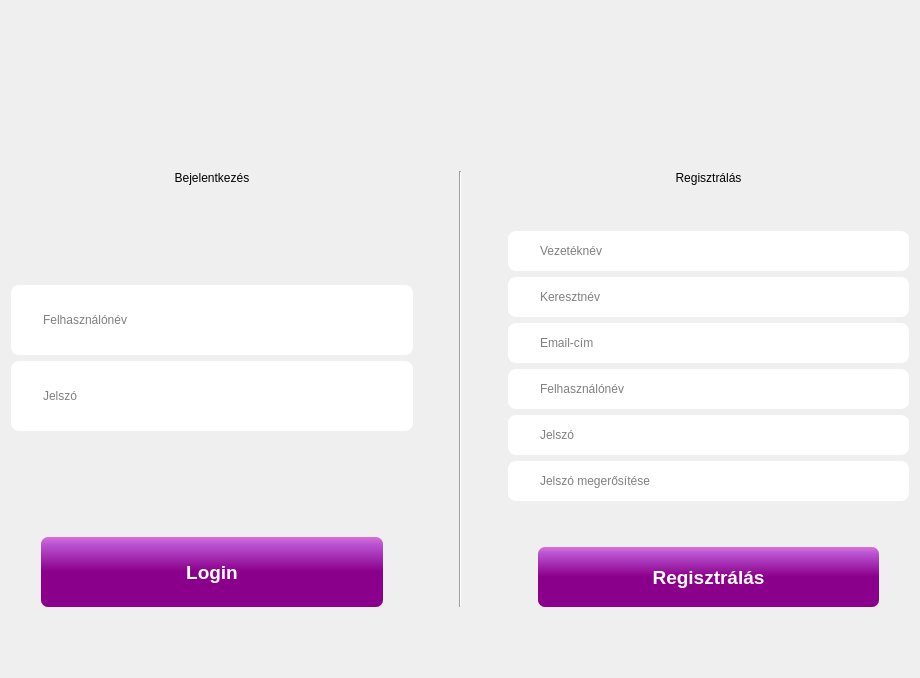
<?xml version="1.0" encoding="UTF-8"?>
<ui version="4.0">
 <class>MainWindow</class>
 <widget class="QMainWindow" name="MainWindow">
  <property name="geometry">
   <rect>
    <x>0</x>
    <y>0</y>
    <width>920</width>
    <height>678</height>
   </rect>
  </property>
  <property name="minimumSize">
   <size>
    <width>500</width>
    <height>500</height>
   </size>
  </property>
  <property name="maximumSize">
   <size>
    <width>16777215</width>
    <height>16777215</height>
   </size>
  </property>
  <property name="windowTitle">
   <string>Login</string>
  </property>
  <property name="windowIcon">
   <iconset resource="resource.qrc">
    <normaloff>:/resource/img/quizzyLogoTransparent.png</normaloff>:/resource/img/quizzyLogoTransparent.png</iconset>
  </property>
  <property name="toolButtonStyle">
   <enum>Qt::ToolButtonIconOnly</enum>
  </property>
  <property name="dockNestingEnabled">
   <bool>false</bool>
  </property>
  <widget class="QWidget" name="centralWidget">
   <property name="styleSheet">
    <string notr="true">/*QWidget#centralWidget{background-color: qlineargradient(spread:pad, x1:0, y1:0, x2:1, y2:1, stop:0 rgba(173, 83, 137, 255), stop:1 rgba(60, 16, 83, 255));}*/

/* további lehetséges hátterek:
border-image: url(:/resource/img/bckg_5.jpg);
border-image: url(:/resource/img/bckg_7.jpg);
border-image: url(:/resource/img/bckg_10.jpg);
*/

QWidget#centralWidget
{
/*background-image: url(:/resource/img/backg_1.jpg);*/
border-image: url(:/resource/img/backg_1.jpg);
background-repeat: no-repeat, repeat;
bacground-position: center;
/*background-size: cover;
position: relative;*/
}

QPushButton:hover
{
   background-color:white;
}</string>
   </property>
   <layout class="QGridLayout" name="gridLayout">
    <item row="0" column="0">
     <layout class="QVBoxLayout" name="verticalLayout_3">
      <item>
       <layout class="QHBoxLayout" name="horizontalLayout_2">
        <item>
         <spacer name="horizontalSpacer_5">
          <property name="orientation">
           <enum>Qt::Horizontal</enum>
          </property>
          <property name="sizeHint" stdset="0">
           <size>
            <width>40</width>
            <height>20</height>
           </size>
          </property>
         </spacer>
        </item>
        <item>
         <spacer name="horizontalSpacer_3">
          <property name="orientation">
           <enum>Qt::Horizontal</enum>
          </property>
          <property name="sizeType">
           <enum>QSizePolicy::MinimumExpanding</enum>
          </property>
          <property name="sizeHint" stdset="0">
           <size>
            <width>150</width>
            <height>20</height>
           </size>
          </property>
         </spacer>
        </item>
        <item>
         <widget class="QLabel" name="label_4">
          <property name="sizePolicy">
           <sizepolicy hsizetype="Expanding" vsizetype="Expanding">
            <horstretch>0</horstretch>
            <verstretch>0</verstretch>
           </sizepolicy>
          </property>
          <property name="maximumSize">
           <size>
            <width>180</width>
            <height>181</height>
           </size>
          </property>
          <property name="styleSheet">
           <string notr="true">
</string>
          </property>
          <property name="text">
           <string/>
          </property>
          <property name="pixmap">
           <pixmap resource="resource.qrc">:/resource/img/loginTrans3.png</pixmap>
          </property>
          <property name="scaledContents">
           <bool>true</bool>
          </property>
          <property name="alignment">
           <set>Qt::AlignCenter</set>
          </property>
         </widget>
        </item>
        <item>
         <spacer name="horizontalSpacer_7">
          <property name="orientation">
           <enum>Qt::Horizontal</enum>
          </property>
          <property name="sizeHint" stdset="0">
           <size>
            <width>40</width>
            <height>20</height>
           </size>
          </property>
         </spacer>
        </item>
        <item>
         <spacer name="horizontalSpacer_6">
          <property name="orientation">
           <enum>Qt::Horizontal</enum>
          </property>
          <property name="sizeHint" stdset="0">
           <size>
            <width>40</width>
            <height>20</height>
           </size>
          </property>
         </spacer>
        </item>
       </layout>
      </item>
      <item>
       <layout class="QHBoxLayout" name="horizontalLayout">
        <item>
         <layout class="QVBoxLayout" name="verticalLayout">
          <item>
           <widget class="QLabel" name="label_2">
            <property name="styleSheet">
             <string notr="true">font: bold 14pt &quot;MS Shell Dlg 2&quot;;</string>
            </property>
            <property name="text">
             <string>Bejelentkezés</string>
            </property>
            <property name="alignment">
             <set>Qt::AlignCenter</set>
            </property>
           </widget>
          </item>
          <item>
           <spacer name="verticalSpacer_2">
            <property name="orientation">
             <enum>Qt::Vertical</enum>
            </property>
            <property name="sizeHint" stdset="0">
             <size>
              <width>20</width>
              <height>40</height>
             </size>
            </property>
           </spacer>
          </item>
          <item>
           <widget class="QLineEdit" name="usernameLogin">
            <property name="sizePolicy">
             <sizepolicy hsizetype="Expanding" vsizetype="Expanding">
              <horstretch>0</horstretch>
              <verstretch>0</verstretch>
             </sizepolicy>
            </property>
            <property name="maximumSize">
             <size>
              <width>500</width>
              <height>70</height>
             </size>
            </property>
            <property name="cursor">
             <cursorShape>IBeamCursor</cursorShape>
            </property>
            <property name="mouseTracking">
             <bool>true</bool>
            </property>
            <property name="contextMenuPolicy">
             <enum>Qt::DefaultContextMenu</enum>
            </property>
            <property name="toolTip">
             <string/>
            </property>
            <property name="autoFillBackground">
             <bool>false</bool>
            </property>
            <property name="styleSheet">
             <string notr="true">/*
background-image: url(:/resource/img/kicsi_login_szurke.png);
background-repeat: no-repeat, repeat;
background-attachment: fixed;
background-position:  left;

padding-left: 30px;
text-align:justify; 
letter-spacing: 10px;
font: 14pt &quot;MS Shell Dlg 2&quot;;*/

QLineEdit {
background-image: url(:/resource/img/kicsi_user_login.png);
/*background-image: url(:/resource/img/kicsi_login_szurke.png);*/
background-repeat: no-repeat;
padding-left:10px;
background-attachment: fixed;
background-position:  left;

padding: 1px;
border-style: solid;
/*border: 2px solid gray;*/
border-radius: 8px;

padding-left: 30px;
text-align:justify; 
/* letter-spacing: 10px; /* valamiért nem akar működni ez */
font: 14pt &quot;MS Shell Dlg 2&quot;;
}
</string>
            </property>
            <property name="inputMethodHints">
             <set>Qt::ImhNone</set>
            </property>
            <property name="text">
             <string/>
            </property>
            <property name="placeholderText">
             <string>Felhasználónév</string>
            </property>
           </widget>
          </item>
          <item>
           <widget class="QLineEdit" name="passwordLogin">
            <property name="sizePolicy">
             <sizepolicy hsizetype="Expanding" vsizetype="Expanding">
              <horstretch>0</horstretch>
              <verstretch>0</verstretch>
             </sizepolicy>
            </property>
            <property name="minimumSize">
             <size>
              <width>0</width>
              <height>0</height>
             </size>
            </property>
            <property name="maximumSize">
             <size>
              <width>500</width>
              <height>70</height>
             </size>
            </property>
            <property name="styleSheet">
             <string notr="true">/*
background-image: url(:/resource/img/lock_icon.png);
background-repeat: no-repeat, repeat;
background-attachment: fixed;
background-position:  left;*/

/*
padding-left: 30px;
text-align:justify; 
letter-spacing: 10px;
font: 14pt &quot;MS Shell Dlg 2&quot;;*/

QLineEdit {
background-image: url(:/resource/img/lock_icon.png);
background-repeat: no-repeat;
background-attachment: fixed;
background-position:  left;

padding: 1px;
border-style: solid;
/*border: 2px solid gray;*/
border-radius: 8px;

padding-left: 30px;
text-align:justify; 
/* letter-spacing: 10px; /* valamiért nem akar működni ez */
font: 14pt &quot;MS Shell Dlg 2&quot;;
}</string>
            </property>
            <property name="echoMode">
             <enum>QLineEdit::Password</enum>
            </property>
            <property name="readOnly">
             <bool>false</bool>
            </property>
            <property name="placeholderText">
             <string>Jelszó</string>
            </property>
           </widget>
          </item>
          <item>
           <spacer name="verticalSpacer">
            <property name="orientation">
             <enum>Qt::Vertical</enum>
            </property>
            <property name="sizeType">
             <enum>QSizePolicy::MinimumExpanding</enum>
            </property>
            <property name="sizeHint" stdset="0">
             <size>
              <width>20</width>
              <height>100</height>
             </size>
            </property>
           </spacer>
          </item>
          <item>
           <widget class="QPushButton" name="pushButton_2">
            <property name="sizePolicy">
             <sizepolicy hsizetype="Expanding" vsizetype="Expanding">
              <horstretch>0</horstretch>
              <verstretch>0</verstretch>
             </sizepolicy>
            </property>
            <property name="minimumSize">
             <size>
              <width>0</width>
              <height>60</height>
             </size>
            </property>
            <property name="maximumSize">
             <size>
              <width>500</width>
              <height>70</height>
             </size>
            </property>
            <property name="font">
             <font>
              <family>MS Shell Dlg 2</family>
              <pointsize>14</pointsize>
              <weight>75</weight>
              <italic>false</italic>
              <bold>true</bold>
             </font>
            </property>
            <property name="styleSheet">
             <string notr="true">
QPushButton {
color: white;
font: bold 14pt &quot;MS Shell Dlg 2&quot;;
letter-spacing: .4rem;
background-color: QLinearGradient( x1: 0, y1: 0, x2: 0, y2: 1, stop: 0 #da70d6, stop: 0.1 #ba55d3,  stop: 0.49 #8b008b );
border-radius: 7;
margin-left:30px;
margin-right:30px;
/*ccc*/
}
QPushButton:hover {
background-color: QLinearGradient( x1: 0, y1: 0, x2: 0, y2: 1, stop: 0 #D7BDE2, stop: 0.1 #C39BD3,  stop: 0.49 #BB8FCE );
}
</string>
            </property>
            <property name="text">
             <string>Login</string>
            </property>
            <property name="autoDefault">
             <bool>true</bool>
            </property>
            <property name="default">
             <bool>true</bool>
            </property>
           </widget>
          </item>
         </layout>
        </item>
        <item>
         <spacer name="horizontalSpacer_2">
          <property name="orientation">
           <enum>Qt::Horizontal</enum>
          </property>
          <property name="sizeType">
           <enum>QSizePolicy::Fixed</enum>
          </property>
          <property name="sizeHint" stdset="0">
           <size>
            <width>40</width>
            <height>20</height>
           </size>
          </property>
         </spacer>
        </item>
        <item>
         <widget class="Line" name="line">
          <property name="orientation">
           <enum>Qt::Vertical</enum>
          </property>
         </widget>
        </item>
        <item>
         <spacer name="horizontalSpacer">
          <property name="orientation">
           <enum>Qt::Horizontal</enum>
          </property>
          <property name="sizeType">
           <enum>QSizePolicy::Fixed</enum>
          </property>
          <property name="sizeHint" stdset="0">
           <size>
            <width>40</width>
            <height>20</height>
           </size>
          </property>
         </spacer>
        </item>
        <item>
         <layout class="QVBoxLayout" name="verticalLayout_2">
          <item>
           <widget class="QLabel" name="label_3">
            <property name="styleSheet">
             <string notr="true">font: bold 14pt &quot;MS Shell Dlg 2&quot;;</string>
            </property>
            <property name="text">
             <string>Regisztrálás</string>
            </property>
            <property name="alignment">
             <set>Qt::AlignCenter</set>
            </property>
           </widget>
          </item>
          <item>
           <spacer name="verticalSpacer_3">
            <property name="orientation">
             <enum>Qt::Vertical</enum>
            </property>
            <property name="sizeHint" stdset="0">
             <size>
              <width>20</width>
              <height>40</height>
             </size>
            </property>
           </spacer>
          </item>
          <item>
           <widget class="QLineEdit" name="vnevReg">
            <property name="sizePolicy">
             <sizepolicy hsizetype="Expanding" vsizetype="Expanding">
              <horstretch>0</horstretch>
              <verstretch>0</verstretch>
             </sizepolicy>
            </property>
            <property name="minimumSize">
             <size>
              <width>0</width>
              <height>40</height>
             </size>
            </property>
            <property name="maximumSize">
             <size>
              <width>500</width>
              <height>70</height>
             </size>
            </property>
            <property name="cursor">
             <cursorShape>IBeamCursor</cursorShape>
            </property>
            <property name="mouseTracking">
             <bool>true</bool>
            </property>
            <property name="contextMenuPolicy">
             <enum>Qt::DefaultContextMenu</enum>
            </property>
            <property name="toolTip">
             <string/>
            </property>
            <property name="autoFillBackground">
             <bool>false</bool>
            </property>
            <property name="styleSheet">
             <string notr="true">/*
background-image: url(:/resource/img/kicsi_login_szurke.png);
background-repeat: no-repeat, repeat;
background-attachment: fixed;
background-position:  left;

padding-left: 30px;
text-align:justify; 
letter-spacing: 10px;
font: 14pt &quot;MS Shell Dlg 2&quot;;*/

QLineEdit {
background-image: url(:/resource/img/kicsi_user_login.png);
/*background-image: url(:/resource/img/kicsi_login_szurke.png);*/
background-repeat: no-repeat;
padding-left:10px;
background-attachment: fixed;
background-position:  left;

padding: 1px;
border-style: solid;
/*border: 2px solid gray;*/
border-radius: 8px;

padding-left: 30px;
text-align:justify; 
/* letter-spacing: 10px; /* valamiért nem akar működni ez */
font: 14pt &quot;MS Shell Dlg 2&quot;;
}
</string>
            </property>
            <property name="inputMethodHints">
             <set>Qt::ImhNone</set>
            </property>
            <property name="text">
             <string/>
            </property>
            <property name="placeholderText">
             <string>Vezetéknév</string>
            </property>
           </widget>
          </item>
          <item>
           <widget class="QLineEdit" name="knevReg">
            <property name="sizePolicy">
             <sizepolicy hsizetype="Expanding" vsizetype="Expanding">
              <horstretch>0</horstretch>
              <verstretch>0</verstretch>
             </sizepolicy>
            </property>
            <property name="minimumSize">
             <size>
              <width>0</width>
              <height>40</height>
             </size>
            </property>
            <property name="maximumSize">
             <size>
              <width>500</width>
              <height>70</height>
             </size>
            </property>
            <property name="cursor">
             <cursorShape>IBeamCursor</cursorShape>
            </property>
            <property name="mouseTracking">
             <bool>true</bool>
            </property>
            <property name="contextMenuPolicy">
             <enum>Qt::DefaultContextMenu</enum>
            </property>
            <property name="toolTip">
             <string/>
            </property>
            <property name="autoFillBackground">
             <bool>false</bool>
            </property>
            <property name="styleSheet">
             <string notr="true">/*
background-image: url(:/resource/img/kicsi_login_szurke.png);
background-repeat: no-repeat, repeat;
background-attachment: fixed;
background-position:  left;

padding-left: 30px;
text-align:justify; 
letter-spacing: 10px;
font: 14pt &quot;MS Shell Dlg 2&quot;;*/

QLineEdit {
background-image: url(:/resource/img/kicsi_user_login.png);
/*background-image: url(:/resource/img/kicsi_login_szurke.png);*/
background-repeat: no-repeat;
padding-left:10px;
background-attachment: fixed;
background-position:  left;

padding: 1px;
border-style: solid;
/*border: 2px solid gray;*/
border-radius: 8px;

padding-left: 30px;
text-align:justify; 
/* letter-spacing: 10px; /* valamiért nem akar működni ez */
font: 14pt &quot;MS Shell Dlg 2&quot;;
}
</string>
            </property>
            <property name="inputMethodHints">
             <set>Qt::ImhNone</set>
            </property>
            <property name="text">
             <string/>
            </property>
            <property name="placeholderText">
             <string>Keresztnév</string>
            </property>
           </widget>
          </item>
          <item>
           <widget class="QLineEdit" name="emailReg">
            <property name="sizePolicy">
             <sizepolicy hsizetype="Expanding" vsizetype="Expanding">
              <horstretch>0</horstretch>
              <verstretch>0</verstretch>
             </sizepolicy>
            </property>
            <property name="minimumSize">
             <size>
              <width>0</width>
              <height>40</height>
             </size>
            </property>
            <property name="maximumSize">
             <size>
              <width>500</width>
              <height>70</height>
             </size>
            </property>
            <property name="cursor">
             <cursorShape>IBeamCursor</cursorShape>
            </property>
            <property name="mouseTracking">
             <bool>true</bool>
            </property>
            <property name="contextMenuPolicy">
             <enum>Qt::DefaultContextMenu</enum>
            </property>
            <property name="toolTip">
             <string/>
            </property>
            <property name="autoFillBackground">
             <bool>false</bool>
            </property>
            <property name="styleSheet">
             <string notr="true">/*
background-image: url(:/resource/img/kicsi_login_szurke.png);
background-repeat: no-repeat, repeat;
background-attachment: fixed;
background-position:  left;

padding-left: 30px;
text-align:justify; 
letter-spacing: 10px;
font: 14pt &quot;MS Shell Dlg 2&quot;;*/

QLineEdit {
background-image: url(:/resource/img/kicsi_user_login.png);
/*background-image: url(:/resource/img/kicsi_login_szurke.png);*/
background-repeat: no-repeat;
padding-left:10px;
background-attachment: fixed;
background-position:  left;

padding: 1px;
border-style: solid;
/*border: 2px solid gray;*/
border-radius: 8px;

padding-left: 30px;
text-align:justify; 
/* letter-spacing: 10px; /* valamiért nem akar működni ez */
font: 14pt &quot;MS Shell Dlg 2&quot;;
}
</string>
            </property>
            <property name="inputMethodHints">
             <set>Qt::ImhNone</set>
            </property>
            <property name="text">
             <string/>
            </property>
            <property name="placeholderText">
             <string>Email-cím</string>
            </property>
           </widget>
          </item>
          <item>
           <widget class="QLineEdit" name="userNameReg">
            <property name="sizePolicy">
             <sizepolicy hsizetype="Expanding" vsizetype="Expanding">
              <horstretch>0</horstretch>
              <verstretch>0</verstretch>
             </sizepolicy>
            </property>
            <property name="minimumSize">
             <size>
              <width>0</width>
              <height>40</height>
             </size>
            </property>
            <property name="maximumSize">
             <size>
              <width>500</width>
              <height>70</height>
             </size>
            </property>
            <property name="cursor">
             <cursorShape>IBeamCursor</cursorShape>
            </property>
            <property name="mouseTracking">
             <bool>true</bool>
            </property>
            <property name="contextMenuPolicy">
             <enum>Qt::DefaultContextMenu</enum>
            </property>
            <property name="toolTip">
             <string/>
            </property>
            <property name="autoFillBackground">
             <bool>false</bool>
            </property>
            <property name="styleSheet">
             <string notr="true">/*
background-image: url(:/resource/img/kicsi_login_szurke.png);
background-repeat: no-repeat, repeat;
background-attachment: fixed;
background-position:  left;

padding-left: 30px;
text-align:justify; 
letter-spacing: 10px;
font: 14pt &quot;MS Shell Dlg 2&quot;;*/

QLineEdit {
background-image: url(:/resource/img/kicsi_user_login.png);
/*background-image: url(:/resource/img/kicsi_login_szurke.png);*/
background-repeat: no-repeat;
padding-left:10px;
background-attachment: fixed;
background-position:  left;

padding: 1px;
border-style: solid;
/*border: 2px solid gray;*/
border-radius: 8px;

padding-left: 30px;
text-align:justify; 
/* letter-spacing: 10px; /* valamiért nem akar működni ez */
font: 14pt &quot;MS Shell Dlg 2&quot;;
}
</string>
            </property>
            <property name="inputMethodHints">
             <set>Qt::ImhNone</set>
            </property>
            <property name="text">
             <string/>
            </property>
            <property name="placeholderText">
             <string>Felhasználónév</string>
            </property>
           </widget>
          </item>
          <item>
           <widget class="QLineEdit" name="passwordReg">
            <property name="sizePolicy">
             <sizepolicy hsizetype="Expanding" vsizetype="Expanding">
              <horstretch>0</horstretch>
              <verstretch>0</verstretch>
             </sizepolicy>
            </property>
            <property name="minimumSize">
             <size>
              <width>0</width>
              <height>40</height>
             </size>
            </property>
            <property name="maximumSize">
             <size>
              <width>500</width>
              <height>70</height>
             </size>
            </property>
            <property name="styleSheet">
             <string notr="true">/*
background-image: url(:/resource/img/lock_icon.png);
background-repeat: no-repeat, repeat;
background-attachment: fixed;
background-position:  left;*/

/*
padding-left: 30px;
text-align:justify; 
letter-spacing: 10px;
font: 14pt &quot;MS Shell Dlg 2&quot;;*/

QLineEdit {
background-image: url(:/resource/img/lock_icon.png);
background-repeat: no-repeat;
background-attachment: fixed;
background-position:  left;

padding: 1px;
border-style: solid;
/*border: 2px solid gray;*/
border-radius: 8px;

padding-left: 30px;
text-align:justify; 
/* letter-spacing: 10px; /* valamiért nem akar működni ez */
font: 14pt &quot;MS Shell Dlg 2&quot;;
}</string>
            </property>
            <property name="echoMode">
             <enum>QLineEdit::Password</enum>
            </property>
            <property name="readOnly">
             <bool>false</bool>
            </property>
            <property name="placeholderText">
             <string>Jelszó</string>
            </property>
           </widget>
          </item>
          <item>
           <widget class="QLineEdit" name="passwordReg2">
            <property name="sizePolicy">
             <sizepolicy hsizetype="Expanding" vsizetype="Expanding">
              <horstretch>0</horstretch>
              <verstretch>0</verstretch>
             </sizepolicy>
            </property>
            <property name="minimumSize">
             <size>
              <width>0</width>
              <height>40</height>
             </size>
            </property>
            <property name="maximumSize">
             <size>
              <width>500</width>
              <height>70</height>
             </size>
            </property>
            <property name="styleSheet">
             <string notr="true">/*
background-image: url(:/resource/img/lock_icon.png);
background-repeat: no-repeat, repeat;
background-attachment: fixed;
background-position:  left;*/

/*
padding-left: 30px;
text-align:justify; 
letter-spacing: 10px;
font: 14pt &quot;MS Shell Dlg 2&quot;;*/

QLineEdit {
background-image: url(:/resource/img/lock_icon.png);
background-repeat: no-repeat;
background-attachment: fixed;
background-position:  left;

padding: 1px;
border-style: solid;
/*border: 2px solid gray;*/
border-radius: 8px;

padding-left: 30px;
text-align:justify; 
/* letter-spacing: 10px; /* valamiért nem akar működni ez */
font: 14pt &quot;MS Shell Dlg 2&quot;;
}</string>
            </property>
            <property name="echoMode">
             <enum>QLineEdit::Password</enum>
            </property>
            <property name="readOnly">
             <bool>false</bool>
            </property>
            <property name="placeholderText">
             <string>Jelszó megerősítése</string>
            </property>
           </widget>
          </item>
          <item>
           <spacer name="verticalSpacer_4">
            <property name="orientation">
             <enum>Qt::Vertical</enum>
            </property>
            <property name="sizeHint" stdset="0">
             <size>
              <width>20</width>
              <height>40</height>
             </size>
            </property>
           </spacer>
          </item>
          <item>
           <widget class="QPushButton" name="regisztralasButton">
            <property name="sizePolicy">
             <sizepolicy hsizetype="Expanding" vsizetype="Expanding">
              <horstretch>0</horstretch>
              <verstretch>0</verstretch>
             </sizepolicy>
            </property>
            <property name="minimumSize">
             <size>
              <width>0</width>
              <height>60</height>
             </size>
            </property>
            <property name="maximumSize">
             <size>
              <width>500</width>
              <height>70</height>
             </size>
            </property>
            <property name="font">
             <font>
              <family>MS Shell Dlg 2</family>
              <pointsize>14</pointsize>
              <weight>75</weight>
              <italic>false</italic>
              <bold>true</bold>
             </font>
            </property>
            <property name="styleSheet">
             <string notr="true">
QPushButton {
color: white;
font: bold 14pt &quot;MS Shell Dlg 2&quot;;
letter-spacing: .4rem;
background-color: QLinearGradient( x1: 0, y1: 0, x2: 0, y2: 1, stop: 0 #da70d6, stop: 0.1 #ba55d3,  stop: 0.49 #8b008b );
border-radius: 7;
margin-left:30px;
margin-right:30px;
/*ccc*/
}
QPushButton:hover {
background-color: QLinearGradient( x1: 0, y1: 0, x2: 0, y2: 1, stop: 0 #D7BDE2, stop: 0.1 #C39BD3,  stop: 0.49 #BB8FCE );
}
</string>
            </property>
            <property name="text">
             <string>Regisztrálás</string>
            </property>
            <property name="autoDefault">
             <bool>true</bool>
            </property>
            <property name="default">
             <bool>true</bool>
            </property>
           </widget>
          </item>
         </layout>
        </item>
       </layout>
      </item>
     </layout>
    </item>
    <item row="1" column="0">
     <spacer name="verticalSpacer_5">
      <property name="orientation">
       <enum>Qt::Vertical</enum>
      </property>
      <property name="sizeType">
       <enum>QSizePolicy::Fixed</enum>
      </property>
      <property name="sizeHint" stdset="0">
       <size>
        <width>20</width>
        <height>60</height>
       </size>
      </property>
     </spacer>
    </item>
   </layout>
  </widget>
 </widget>
 <layoutdefault spacing="6" margin="11"/>
 <tabstops>
  <tabstop>usernameLogin</tabstop>
  <tabstop>passwordLogin</tabstop>
  <tabstop>pushButton_2</tabstop>
  <tabstop>vnevReg</tabstop>
  <tabstop>knevReg</tabstop>
  <tabstop>emailReg</tabstop>
  <tabstop>userNameReg</tabstop>
  <tabstop>passwordReg</tabstop>
  <tabstop>passwordReg2</tabstop>
  <tabstop>regisztralasButton</tabstop>
 </tabstops>
 <resources>
  <include location="resource.qrc"/>
 </resources>
 <connections/>
</ui>
